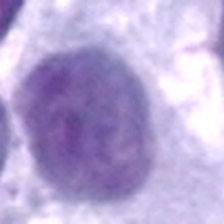
#> input picture New Dataset_proper_resized/train/severe_dysplastic/153916001-153916020-001.BMP, 224 x 224 px, found by its file name; its folder holds only this picture in this run
$ jupyter execute --allow-errors 'Clahe Filter and median filter.ipynb'
#> lines starting #> are read from the running program, lines starting #| are printed output that depends on the picture
#> further down, image is the input picture: shape (224, 224, 3); mean B, G, R 213.1, 168.9, 184.2
[cell 1]
import tensorflow as tf
import cv2
import os

# Path to the directory containing the Herlev dataset
dataset_dir = 'Herlev dataset/test/severe_dysplastic'

# Create a directory to save the filtered images
output_dir = 'Median and clahe Filters/test/severe_dysplastic_MC_filter'
os.makedirs(output_dir, exist_ok=True)

# List all image files in the dataset directory
image_files = [os.path.join(dataset_dir, filename) for filename in os.listdir(dataset_dir) if filename.lower().endswith('.bmp')]

# Define the CLAHE filter function
def clahe_filter(image):
    # Apply median filter
    image_median = cv2.medianBlur(image, 3)  # Adjust the kernel size as needed

    # Apply CLAHE filter to the median filtered image
    clahe = cv2.createCLAHE(clipLimit=2.0, tileGridSize=(8, 8))
    lab = cv2.cvtColor(image_median, cv2.COLOR_RGB2LAB)
#> lab: shape (224, 224, 3); mean of channels 0, 1, 2 182.3, 142.7, 107.3
    lab_planes = cv2.split(lab)
    lab_planes_list = list(lab_planes)
#> lab_planes_list = 3 items
    lab_planes_list[0] = clahe.apply(lab_planes_list[0])
    lab = cv2.merge(lab_planes_list)
#> lab: shape (224, 224, 3); mean of channels 0, 1, 2 166.1, 142.7, 107.3
    filtered_image = cv2.cvtColor(lab, cv2.COLOR_LAB2RGB)
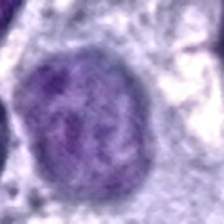
#> filtered_image: shape (224, 224, 3); mean R, G, B 167.2, 152.4, 195.6

    return filtered_image

# Apply CLAHE filtering to each image, convert to PNG, and save the filtered images
for image_file in image_files:
    # Load the image using OpenCV
    image = cv2.imread(image_file)

    # Convert the image to RGB (OpenCV reads images in BGR format)
    image_rgb = cv2.cvtColor(image, cv2.COLOR_BGR2RGB)

    # Apply CLAHE filtering
    filtered_image = clahe_filter(image_rgb)

    # Get the file name without extension
    filename = os.path.splitext(os.path.basename(image_file))[0]

    # Save the filtered image as PNG format
    output_file = os.path.join(output_dir, f'{filename}_filtered.png')
    cv2.imwrite(output_file, filtered_image)

print("Noise removal and PNG conversion completed.")
